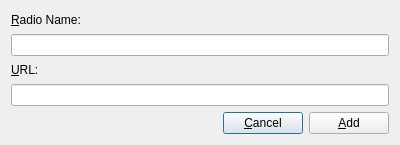
<?xml version="1.0" encoding="UTF-8"?>
<ui version="4.0">
 <class>Dialog</class>
 <widget class="QDialog" name="Dialog">
  <property name="geometry">
   <rect>
    <x>0</x>
    <y>0</y>
    <width>400</width>
    <height>145</height>
   </rect>
  </property>
  <property name="windowTitle">
   <string>Add Radio</string>
  </property>
  <property name="windowIcon">
   <iconset resource="icons.qrc">
    <normaloff>:/antenna.svg</normaloff>:/antenna.svg</iconset>
  </property>
  <layout class="QVBoxLayout" name="verticalLayout">
   <item>
    <widget class="QLabel" name="label">
     <property name="text">
      <string>&amp;Radio Name:</string>
     </property>
     <property name="buddy">
      <cstring>name</cstring>
     </property>
    </widget>
   </item>
   <item>
    <widget class="QLineEdit" name="name"/>
   </item>
   <item>
    <widget class="QLabel" name="label_2">
     <property name="text">
      <string>&amp;URL:</string>
     </property>
     <property name="buddy">
      <cstring>url</cstring>
     </property>
    </widget>
   </item>
   <item>
    <widget class="QLineEdit" name="url"/>
   </item>
   <item>
    <layout class="QHBoxLayout" name="horizontalLayout">
     <item>
      <spacer name="horizontalSpacer">
       <property name="orientation">
        <enum>Qt::Horizontal</enum>
       </property>
       <property name="sizeHint" stdset="0">
        <size>
         <width>40</width>
         <height>20</height>
        </size>
       </property>
      </spacer>
     </item>
     <item>
      <widget class="QPushButton" name="cancelButton">
       <property name="text">
        <string>&amp;Cancel</string>
       </property>
       <property name="icon">
        <iconset resource="icons.qrc">
         <normaloff>:/delete.svg</normaloff>:/delete.svg</iconset>
       </property>
      </widget>
     </item>
     <item>
      <widget class="QPushButton" name="addButton">
       <property name="text">
        <string>&amp;Add</string>
       </property>
       <property name="icon">
        <iconset resource="icons.qrc">
         <normaloff>:/ok.svg</normaloff>:/ok.svg</iconset>
       </property>
      </widget>
     </item>
    </layout>
   </item>
  </layout>
 </widget>
 <resources>
  <include location="icons.qrc"/>
 </resources>
 <connections>
  <connection>
   <sender>cancelButton</sender>
   <signal>clicked()</signal>
   <receiver>Dialog</receiver>
   <slot>reject()</slot>
   <hints>
    <hint type="sourcelabel">
     <x>244</x>
     <y>125</y>
    </hint>
    <hint type="destinationlabel">
     <x>172</x>
     <y>125</y>
    </hint>
   </hints>
  </connection>
  <connection>
   <sender>addButton</sender>
   <signal>clicked()</signal>
   <receiver>Dialog</receiver>
   <slot>accept()</slot>
   <hints>
    <hint type="sourcelabel">
     <x>377</x>
     <y>124</y>
    </hint>
    <hint type="destinationlabel">
     <x>401</x>
     <y>64</y>
    </hint>
   </hints>
  </connection>
 </connections>
</ui>
